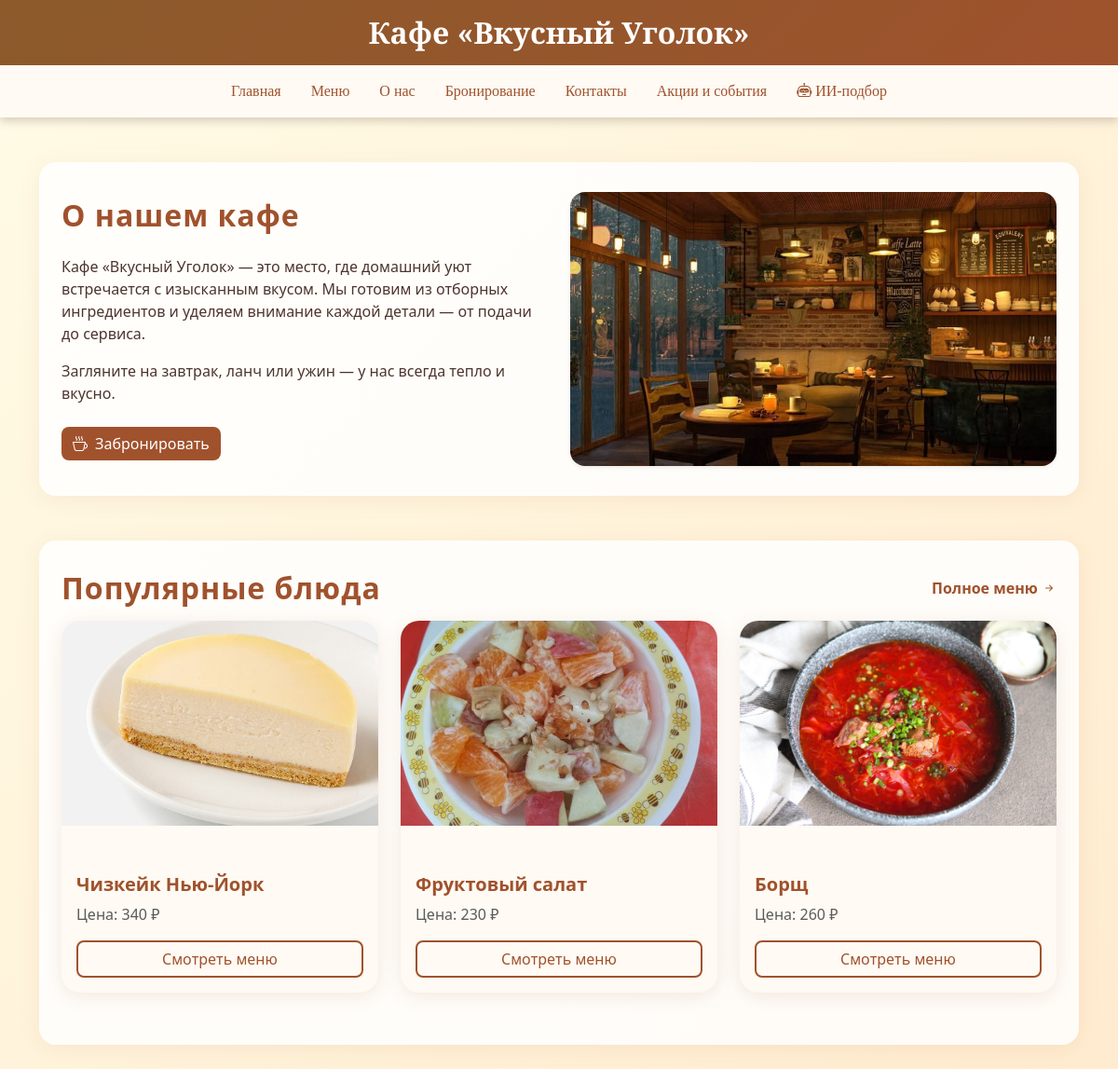
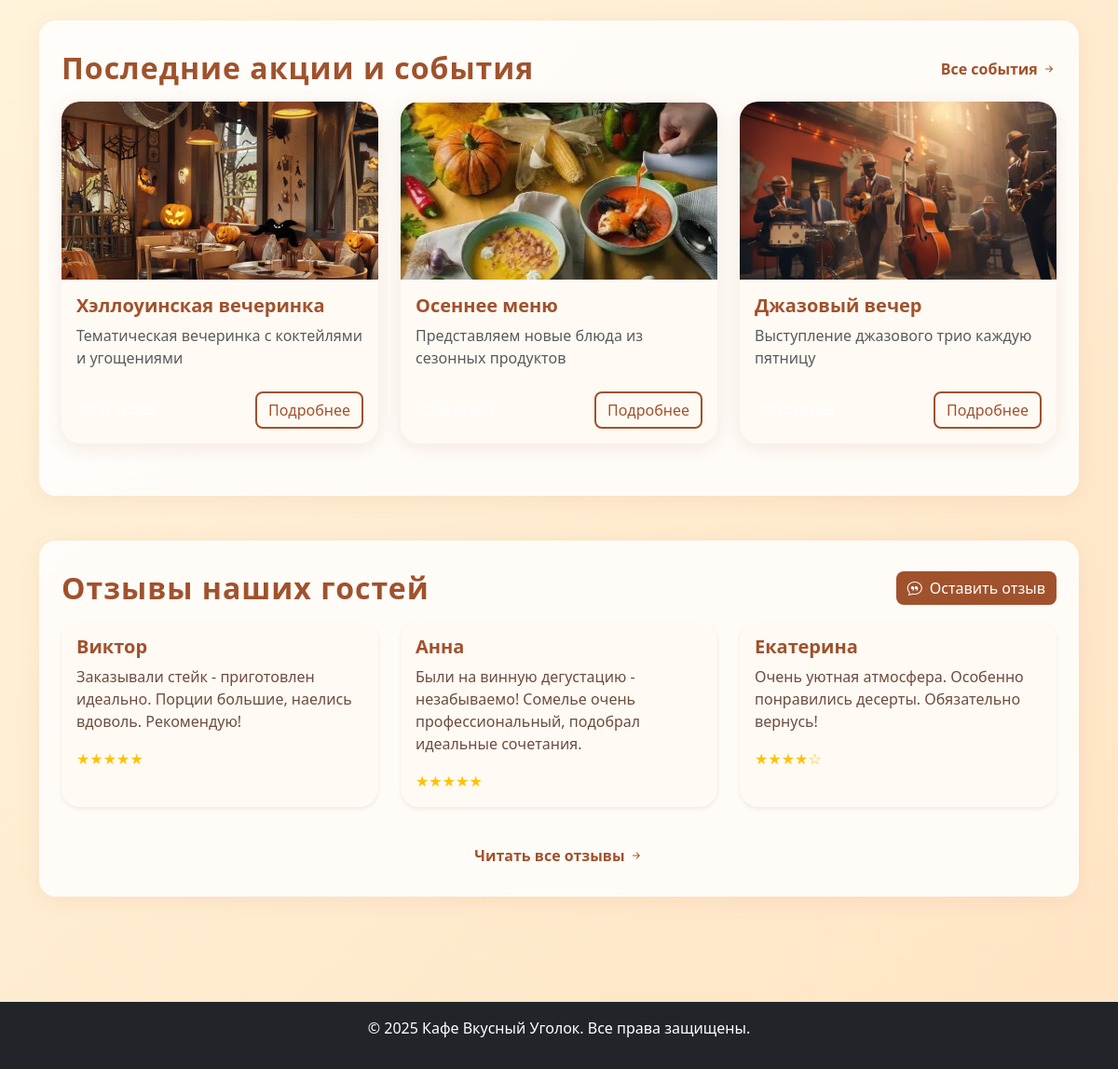
The page / on the database its author committed (2 pictures, top to bottom).
### tables this page shows
CREATE TABLE `menu` (
  `id` int(11) NOT NULL,
  `name` varchar(255) NOT NULL,
  `description` text DEFAULT NULL,
  `price` decimal(10,2) NOT NULL,
  `category` varchar(100) DEFAULT NULL,
  `image` varchar(255) DEFAULT NULL
);

CREATE TABLE `events` (
  `id` int(11) NOT NULL,
  `title` varchar(255) NOT NULL,
  `description` text DEFAULT NULL,
  `date` date NOT NULL,
  `image` varchar(255) DEFAULT NULL
);

CREATE TABLE reviews (
id int(11) NOT NULL,
name varchar(255) NOT NULL,
message text NOT NULL,
rating int(11) NOT NULL,
status enum('pending','approved','rejected') DEFAULT 'pending',
created_at timestamp DEFAULT CURRENT_TIMESTAMP,
approved tinyint(1) DEFAULT 0
);

### index.php (the view, shortened to what this page needs)
<?php
include 'includes/db_connect.php';
if ($pdo instanceof PDO) {
    $pdo->setAttribute(PDO::ATTR_ERRMODE, PDO::ERRMODE_EXCEPTION);
}
if (!function_exists('e')) {
    function e($str) {
        return htmlspecialchars((string)$str, ENT_QUOTES, 'UTF-8');
    }
}
function colExists(PDO $pdo, string $table, string $col): bool {
    $stmt = $pdo->prepare("SHOW COLUMNS FROM `$table` LIKE ?");
    $stmt->execute([$col]);
    return (bool)$stmt->fetch(PDO::FETCH_ASSOC);
}
$hasReview   = colExists($pdo, 'reviews', 'review');
$hasMessage  = colExists($pdo, 'reviews', 'message');
$hasApproved = colExists($pdo, 'reviews', 'approved');
$hasStatus   = colExists($pdo, 'reviews', 'status');
$reviewCol = $hasReview ? 'review' : ($hasMessage ? 'message' : null);
?>
<!DOCTYPE html>
<html lang="ru">
<head>
    <link href="https://cdn.jsdelivr.net/npm/bootstrap@5.3.0/dist/css/bootstrap.min.css" rel="stylesheet">
    <link href="https://cdn.jsdelivr.net/npm/bootstrap-icons@1.11.3/font/bootstrap-icons.css" rel="stylesheet">
    <link href="css/index.css" rel="stylesheet" />
</head>
<body>
<?php include 'includes/header.php'; ?>
<main>
    <div class="container py-5">
        <section class="section-card reveal" aria-labelledby="about-title">
            <div class="row align-items-center g-4">
                <div class="col-lg-6">
                    <h2 id="about-title" class="section-title">О нашем кафе</h2>
                    <p class="mb-3">Кафе «Вкусный Уголок» — это место, где домашний уют встречается с изысканным вкусом. Мы готовим из отборных ингредиентов и уделяем внимание каждой детали — от подачи до сервиса.</p>
                    <p class="mb-4">Загляните на завтрак, ланч или ужин — у нас всегда тепло и вкусно.</p>
                    <a href="booking.php" class="btn btn-coffee"><i class="bi bi-cup-hot me-2"></i>Забронировать</a>
                </div>
                <div class="col-lg-6">
                    <img src="img/glav.jpg" class="img-fluid rounded-4 shadow-sm" alt="Интерьер кафе" loading="lazy">
                </div>
            </div>
        </section>
        <section class="section-card mt-5 reveal" aria-labelledby="popular-title">
            <div class="d-flex align-items-center justify-content-between flex-wrap gap-2 mb-3">
                <h2 id="popular-title" class="section-title m-0">Популярные блюда</h2>
                <a href="menu.php" class="link-coffee fw-semibold">Полное меню <i class="bi bi-arrow-right-short"></i></a>
            </div>
            <div class="row">
                <?php
                try {
                    $stmt = $pdo->query("SELECT id, name, price, image FROM menu ORDER BY id DESC LIMIT 3");
                    $i = 0;
                    while ($dish = $stmt->fetch(PDO::FETCH_ASSOC)) {
                        $i++;
                        $img = $dish['image'] ? e($dish['image']) : 'https://via.placeholder.com/600x400?text=Dish';
                        $name = e($dish['name']);
                        $price = isset($dish['price']) ? number_format((float)$dish['price'], 0, ',', ' ') : '—';
                        echo '<div class="col-md-4 mb-4">
                                <div class="card plate-card h-100 reveal" style="--delay: '.($i*80).'ms;">
                                    <div class="ratio ratio-4x3 overflow-hidden">
                                        <img src="'.$img.'" class="card-img-top" alt="'.$name.'" loading="lazy">
                                    </div>
                                    <div class="card-body d-flex flex-column">
                                        <h3 class="card-title h5 mb-2">'.$name.'</h3>
                                        <p class="card-text text-muted mb-3">Цена: '.$price.' ₽</p>
                                        <div class="mt-auto">
                                            <a href="menu.php" class="btn btn-outline-coffee w-100">Смотреть меню</a>
                                        </div>
                                    </div>
                                </div>
                            </div>';
                    }
                } catch (Throwable $ex) {
                    echo '<div class="alert alert-warning">Не удалось загрузить популярные блюда.</div>';
                }
                ?>
            </div>
        </section>
        <section class="section-card mt-5 reveal" aria-labelledby="events-title">
            <div class="d-flex align-items-center justify-content-between flex-wrap gap-2 mb-3">
                <h2 id="events-title" class="section-title m-0">Последние акции и события</h2>
                <a href="events.php" class="link-coffee fw-semibold">Все события <i class="bi bi-arrow-right-short"></i></a>
            </div>
            <div class="row">
                <?php
                try {
                    $stmt = $pdo->query("SELECT id, title, description, date, image FROM events ORDER BY date DESC LIMIT 3");
                    $i = 0;
                    while ($event = $stmt->fetch(PDO::FETCH_ASSOC)) {
                        $i++;
                        $img = $event['image'] ? e($event['image']) : 'https://via.placeholder.com/600x400?text=Event';
                        $title = e($event['title']);
                        $desc = e($event['description']);
                        $date = $event['date'] ? date('d.m.Y', strtotime($event['date'])) : '';
                        echo '<div class="col-md-4 mb-4">
                                <article class="card event-card h-100 reveal" style="--delay: '.($i*80).'ms;">
                                    <div class="ratio ratio-16x9 overflow-hidden">
                                        <img src="'.$img.'" class="card-img-top" alt="'.$title.'" loading="lazy">
                                    </div>
                                    <div class="card-body d-flex flex-column">
                                        <h3 class="card-title h5 mb-2">'.$title.'</h3>
                                        <p class="card-text text-muted flex-grow-1">'.$desc.'</p>
                                        <div class="d-flex align-items-center justify-content-between mt-2">
                                            <span class="badge bg-coffee-subtle text-coffee"><i class="bi bi-calendar-event me-1"></i>'.$date.'</span>
                                            <a href="events.php" class="btn btn-outline-coffee">Подробнее</a>
                                        </div>
                                    </div>
                                </article>
                            </div>';
                    }
                } catch (Throwable $ex) {
                    echo '<div class="alert alert-warning">Не удалось загрузить события.</div>';
                }
                ?>
            </div>
        </section>
        <section class="section-card mt-5 reveal" aria-labelledby="reviews-title">
            <div class="d-flex align-items-center justify-content-between flex-wrap gap-2 mb-3">
                <h2 id="reviews-title" class="section-title m-0">Отзывы наших гостей</h2>
                <button type="button" class="btn btn-coffee" data-bs-toggle="modal" data-bs-target="#reviewModal">
                    <i class="bi bi-chat-quote me-2"></i>Оставить отзыв
                </button>
            </div>
            <div class="row">
                <?php
                try {
                    if ($hasApproved) {
                        $where = "approved = 1";
                    } elseif ($hasStatus) {
                        $where = "status = 'approved'";
                    } else {
                        $where = "1=1";
                    }
                    $sql = "SELECT name, `$reviewCol` AS review, rating FROM reviews WHERE $where ORDER BY id DESC LIMIT 3";
                    $stmt = $pdo->query($sql);
                    while ($r = $stmt->fetch(PDO::FETCH_ASSOC)) {
                        $nm = e($r['name']);
                        $rv = nl2br(e($r['review']));
                        $rt = max(0, min(5, (int)$r['rating']));
                        echo '<div class="col-md-4 mb-4">
                                <div class="card h-100 shadow-sm border-0">
                                    <div class="card-body">
                                        <h5 class="card-title">'.$nm.'</h5>
                                        <p class="card-text">'.$rv.'</p>
                                        <p class="text-warning m-0" aria-label="Оценка: '.$rt.' из 5">';
                        for ($i=0; $i<$rt; $i++) echo '★';
                        for ($i=$rt; $i<5; $i++) echo '☆';
                        echo '          </p>
                                    </div>
                                </div>
                              </div>';
                    }
                } catch (Throwable $ex) {
                    echo '<div class="alert alert-warning">Не удалось загрузить отзывы: '.e($ex->getMessage()).'</div>';
                }
                ?>
            </div>
            <div class="text-center mt-3">
                <a href="reviews.php" class="link-coffee fw-semibold">Читать все отзывы <i class="bi bi-arrow-right-short"></i></a>
            </div>
        </section>
    </div>
</main>
<?php include 'includes/footer.php'; ?>
</body>
</html>

### includes/header.php (shortened to what this page needs)
<header class="site-header">
    <link rel="stylesheet" href="css/header.css">
    <div class="header-top text-center py-3">
        <h1 class="site-title m-0">Кафе «Вкусный Уголок»</h1>
    </div>
    <nav class="navbar navbar-expand-lg navbar-dark">
        <div class="container">
            <div class="collapse navbar-collapse justify-content-center" id="mainNav">
                <div class="navbar-nav">
                    <a class="nav-link" href="index.php">Главная</a>
                    <a class="nav-link" href="menu.php">Меню</a>
                    <a class="nav-link" href="about.php">О нас</a>
                    <a class="nav-link" href="booking.php">Бронирование</a>
                    <a class="nav-link" href="contacts.php">Контакты</a>
                    <a class="nav-link" href="events.php">Акции и события</a>
                    <a class="nav-link" href="ai_recommend.php"><i class="bi bi-robot"></i> ИИ-подбор</a>
                </div>
            </div>
        </div>
    </nav>
</header>

### includes/footer.php
<footer class="bg-dark text-white text-center py-3">
    <p>&copy; 2025 Кафе Вкусный Уголок. Все права защищены.</p>
</footer>

### css/index.css (style rules this page uses)
body { background: linear-gradient(135deg, #fffbe6 0%, #ffe4c4 100%); font-family: 'Segoe UI', 'Arial', sans-serif; color: #4e342e; }
h2 { color: #a0522d; font-weight: 700; letter-spacing: 1px; margin-bottom: 1.5rem; }
section { background: rgba(255,255,255,0.85); border-radius: 18px; box-shadow: 0 4px 24px rgba(160,82,45,0.08); padding: 2rem 1.5rem; margin-bottom: 2rem; }
.card { border: none; border-radius: 20px; overflow: hidden; background: #fffaf3; box-shadow: 0 4px 20px rgba(160, 82, 45, 0.12); transition: transform 0.3s ease, box-shadow 0.3s ease; }
.card-img-top { height: 220px; object-fit: cover; transition: transform 0.4s ease; }
.card-title { color: #a0522d; font-size: 1.25rem; font-weight: 600; }
.card-text { color: #6d4c41; }
.btn-coffee { background-color: #a0522d; border: none; color: #fff; font-weight: 500; border-radius: 8px; transition: background-color 0.3s ease, transform 0.2s ease; }
.btn-outline-coffee { background-color: transparent; border: 2px solid #a0522d; color: #a0522d; font-weight: 500; border-radius: 8px; transition: all 0.3s ease, transform 0.2s ease; }
.link-coffee { color: #a0522d; text-decoration: none; transition: color 0.3s ease; }
footer { background: #fffaf3; color: #a0522d; border-top: 1px solid #ffe4c4; padding: 1.5rem 0; font-size: 1rem; margin-top: 2rem; }
.navbar { background: #fffaf3 !important; box-shadow: 0 2px 8px rgba(160,82,45,0.07); }
.nav-link { color: #6d4c41 !important; font-weight: 500; margin-right: 1rem; }

### css/header.css (style rules this page uses)
.site-header { background: linear-gradient(135deg, #8b5a2b, #a0522d); color: #fff; font-family: 'Playfair Display', serif; box-shadow: 0 4px 10px rgba(0,0,0,0.15); }
.site-title { font-size: 2rem; font-weight: 700; }
.navbar { background-color: #fff; padding: 0.5rem 0; }
.nav-link { color: #a0522d !important; font-weight: 500; margin: 0 0.5rem; padding: 0.5rem 1rem; border-radius: 6px; transition: all 0.3s ease; }

### rows shown on the page
menu: image (picture), name "Чизкейк Нью-Йорк", price "340"
menu: image (picture), name "Фруктовый салат", price "230"
menu: image (picture), name "Борщ", price "260"
events: image (picture), title "Хэллоуинская вечеринка", description "Тематическая вечеринка с коктейлями и угощениями"
events: image (picture), title "Осеннее меню", description "Представляем новые блюда из сезонных продуктов"
events: image (picture), title "Джазовый вечер", description "Выступление джазового трио каждую пятницу"
reviews: name "Виктор", message "Заказывали стейк - приготовлен идеально. Порции большие, наелись вдоволь. Рекомендую!"
reviews: name "Анна", message "Были на винную дегустацию - незабываемо! Сомелье очень профессиональный, подобрал идеальные сочетания."
reviews: name "Екатерина", message "Очень уютная атмосфера. Особенно понравились десерты. Обязательно вернусь!", rating 4 (drawn)
